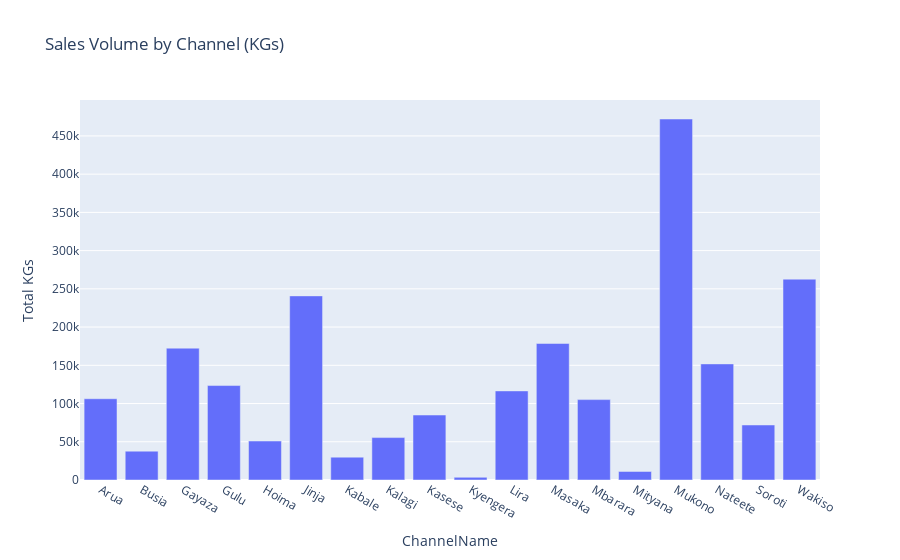
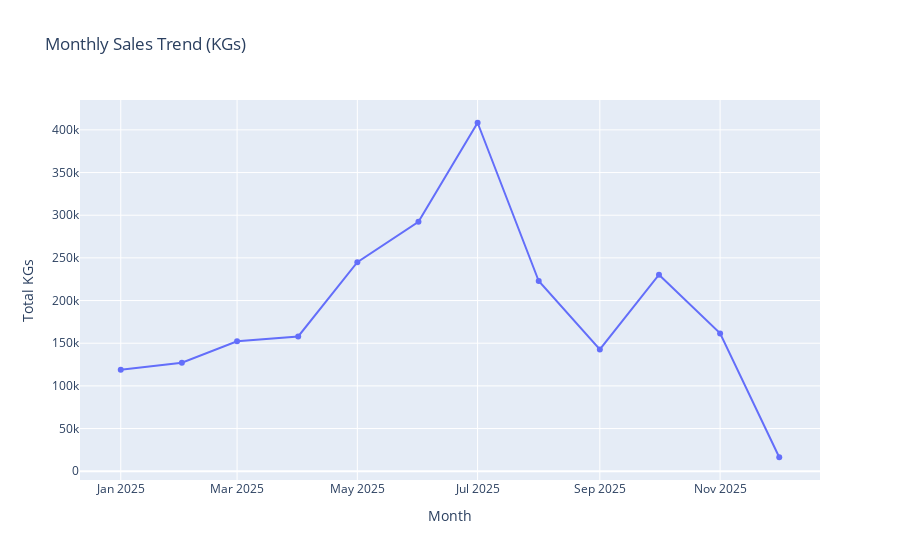
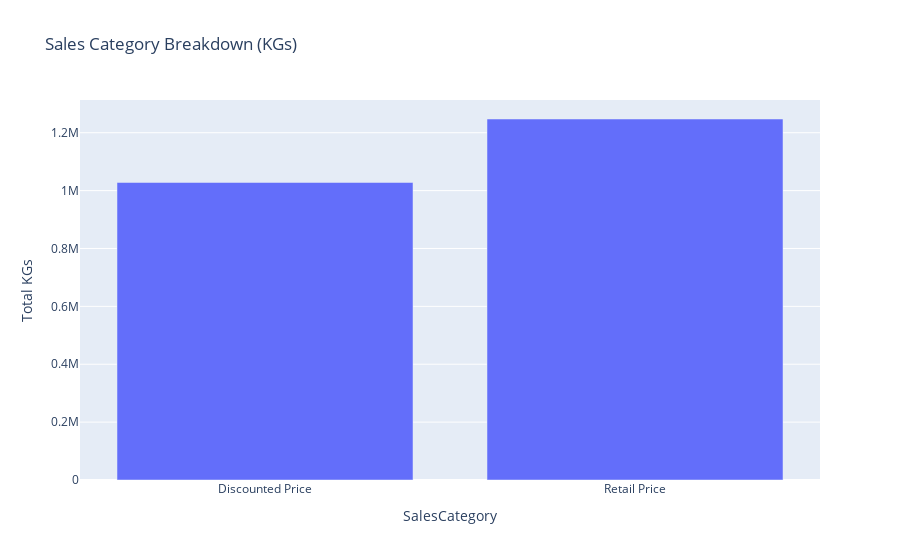
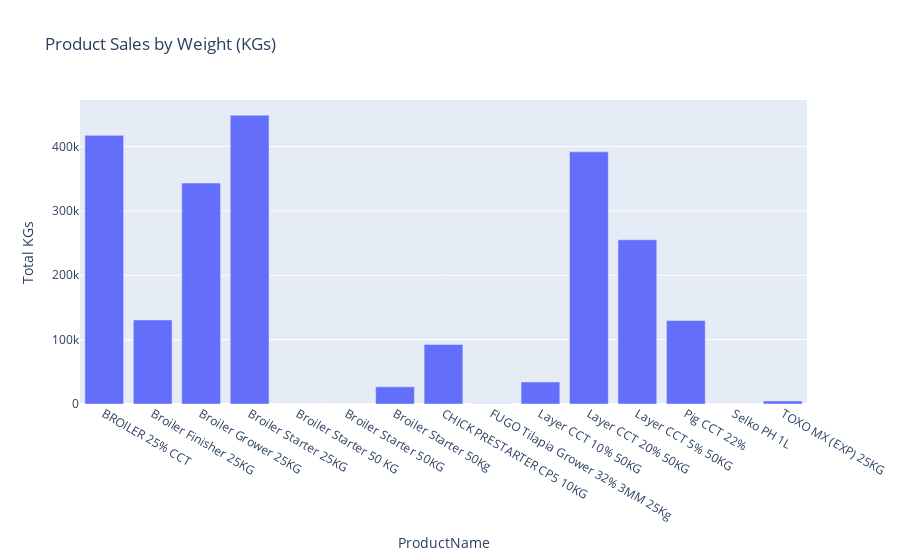

The cell these charts' notebook holds for them, in order:
### Code cell
import plotly.graph_objects as go
import plotly.express as px
from plotly.subplots import make_subplots
import pandas as pd

df = ds.df  

# Ensure Month is string (safe)
df["Month"] = df["Month"].astype(str)

# KPI CALCULATIONS
total_sales = df["NetWeightKGs"].sum()
total_transactions = len(df)


# KPI Cards
from IPython.display import HTML

kpi_html = f"""
<div style="display:flex; gap:20px; margin-bottom:20px">

  <div style="background:#f8f9fa;padding:15px;border-radius:8px;width:220px;
              box-shadow:0 1px 3px rgba(0,0,0,0.1);">
    <div style="font-size:12px;color:#6c757d">Total KGs Sold</div>
    <div style="font-size:22px;font-weight:bold">{total_sales:,.2f}</div>
  </div>

  <div style="background:#f8f9fa;padding:15px;border-radius:8px;width:220px;
              box-shadow:0 1px 3px rgba(0,0,0,0.1);">
    <div style="font-size:12px;color:#6c757d">Total Transactions</div>
    <div style="font-size:22px;font-weight:bold">{total_transactions:,}</div>
  </div>

</div>
"""

display(HTML(kpi_html))

# BAR CHART: Channel vs NetWeightKGs
fig_channel = px.bar(
    df.groupby("ChannelName")["NetWeightKGs"].sum().reset_index(),
    x="ChannelName",
    y="NetWeightKGs",
    title="Sales Volume by Channel (KGs)",
    labels={"NetWeightKGs": "Total KGs"},
)
fig_channel.show()


# LINE CHART: Month vs NetWeightKGs
month_order = sorted(df["Month"].unique())

fig_month = px.line(
    df.groupby("Month")["NetWeightKGs"].sum().reindex(month_order).reset_index(),
    x="Month",
    y="NetWeightKGs",
    title="Monthly Sales Trend (KGs)",
    markers=True,
    labels={"NetWeightKGs": "Total KGs"},
)
fig_month.show()


# BAR CHART: SalesCategory vs NetWeightKGs
fig_salescat = px.bar(
    df.groupby("SalesCategory")["NetWeightKGs"].sum().reset_index(),
    x="SalesCategory",
    y="NetWeightKGs",
    title="Sales Category Breakdown (KGs)",
    labels={"NetWeightKGs": "Total KGs"},
)
fig_salescat.show()

# BAR CHART: ProductName vs NetWeightKGs
fig_product = px.bar(
    df.groupby("ProductName")["NetWeightKGs"].sum().reset_index(),
    x="ProductName",
    y="NetWeightKGs",
    title="Product Sales by Weight (KGs)",
    labels={"NetWeightKGs": "Total KGs"},
)
fig_product.show()

# INTERACTIVE DASHBOARD WITH MONTH FILTER

# Build monthly filtered datasets
unique_months = sorted(df["Month"].unique())

fig_filtered = make_subplots(rows=2, cols=2,
                             subplot_titles=(
                                 "Channel vs KGs",
                                 "Sales Category vs KGs",
                                 "Product vs KGs",
                                 "Monthly Trend"
                             ))

def get_filtered(m):
    return df[df["Month"] == m]

# initial data for the first month
initial = get_filtered(unique_months[0])

# Chart 1: Channel
fig_filtered.add_trace(
    go.Bar(
        x=initial.groupby("ChannelName")["NetWeightKGs"].sum().index,
        y=initial.groupby("ChannelName")["NetWeightKGs"].sum().values,
        name="Channel"
    ),
    row=1, col=1
)

# Chart 2: Sales Category
fig_filtered.add_trace(
    go.Bar(
        x=initial.groupby("SalesCategory")["NetWeightKGs"].sum().index,
        y=initial.groupby("SalesCategory")["NetWeightKGs"].sum().values,
        name="SalesCategory"
    ),
    row=1, col=2
)

# Chart 3: Product
fig_filtered.add_trace(
    go.Bar(
        x=initial.groupby("ProductName")["NetWeightKGs"].sum().index,
        y=initial.groupby("ProductName")["NetWeightKGs"].sum().values,
        name="ProductName"
    ),
    row=2, col=1
)

# Chart 4: Month trend (full df)
fig_filtered.add_trace(
    go.Scatter(
        x=df.groupby("Month")["NetWeightKGs"].sum().index,
        y=df.groupby("Month")["NetWeightKGs"].sum().values,
        mode="lines+markers",
        name="Trend"
    ),
    row=2, col=2
)


# Dropdown menu creation

# For each month, create update menu entry
buttons = []

for m in unique_months:
    dff = get_filtered(m)

    buttons.append(
        dict(
            label=m,
            method="update",
            args=[
                {
                    "x": [
                        dff.groupby("ChannelName")["NetWeightKGs"].sum().index,
                        dff.groupby("SalesCategory")["NetWeightKGs"].sum().index,
                        dff.groupby("ProductName")["NetWeightKGs"].sum().index,
                        df.groupby("Month")["NetWeightKGs"].sum().index
                    ],
                    "y": [
                        dff.groupby("ChannelName")["NetWeightKGs"].sum().values,
                        dff.groupby("SalesCategory")["NetWeightKGs"].sum().values,
                        dff.groupby("ProductName")["NetWeightKGs"].sum().values,
                        df.groupby("Month")["NetWeightKGs"].sum().values
                    ]
                }
            ]
        )
    )

fig_filtered.update_layout(
    title="Interactive Sales Dashboard (Filtered by Month)",
    updatemenus=[dict(
        buttons=buttons,
        direction="down",
        showactive=True,
        x=1.05,
        y=1.15
    )],
    height=900
)

fig_filtered.show()

### Figure 1 — Plotly figure (JSON) as saved in the notebook; plotly's stock layout.template omitted (floating-point values rounded to 4 significant figures)
{"data": [{"alignmentgroup": "True", "hovertemplate": "ChannelName=%{x}<br>Total KGs=%{y}<extra></extra>", "legendgroup": "", "marker": {"color": "#636efa", "pattern": {"shape": ""}}, "name": "", "offsetgroup": "", "orientation": "v", "showlegend": false, "textposition": "auto", "type": "bar", "x": ["Arua", "Busia", "Gayaza", "Gulu", "Hoima", "Jinja", "Kabale", "Kalagi", "Kasese", "Kyengera", "Lira", "Masaka", "Mbarara", "Mityana", "Mukono", "Nateete", "Soroti", "Wakiso"], "xaxis": "x", "y": [106270, 37730, 172425, 123520, 50975, 240796, 29885, 55465, 84980, 3510, 116500.0, 178555, 105122, 11165, 472120, 151835, 71940, 262645], "yaxis": "y"}], "layout": {"barmode": "relative", "legend": {"tracegroupgap": 0}, "title": {"text": "Sales Volume by Channel (KGs)"}, "xaxis": {"anchor": "y", "domain": [0, 1], "title": {"text": "ChannelName"}}, "yaxis": {"anchor": "x", "domain": [0, 1], "title": {"text": "Total KGs"}}}}

### Figure 2 — Plotly figure (JSON) as saved in the notebook; plotly's stock layout.template omitted (floating-point values rounded to 4 significant figures)
{"data": [{"hovertemplate": "Month=%{x}<br>Total KGs=%{y}<extra></extra>", "legendgroup": "", "line": {"color": "#636efa", "dash": "solid"}, "marker": {"symbol": "circle"}, "mode": "lines+markers", "name": "", "orientation": "v", "showlegend": false, "type": "scatter", "x": ["2025-01", "2025-02", "2025-03", "2025-04", "2025-05", "2025-06", "2025-07", "2025-08", "2025-09", "2025-10", "2025-11", "2025-12"], "xaxis": "x", "y": [118900.0, 127115, 152310, 157900.0, 244970, 292245, 408345, 222875, 142660, 230235, 161505, 16360], "yaxis": "y"}], "layout": {"legend": {"tracegroupgap": 0}, "title": {"text": "Monthly Sales Trend (KGs)"}, "xaxis": {"anchor": "y", "domain": [0, 1], "title": {"text": "Month"}}, "yaxis": {"anchor": "x", "domain": [0, 1], "title": {"text": "Total KGs"}}}}

### Figure 3 — Plotly figure (JSON) as saved in the notebook; plotly's stock layout.template omitted (floating-point values rounded to 4 significant figures)
{"data": [{"alignmentgroup": "True", "hovertemplate": "SalesCategory=%{x}<br>Total KGs=%{y}<extra></extra>", "legendgroup": "", "marker": {"color": "#636efa", "pattern": {"shape": ""}}, "name": "", "offsetgroup": "", "orientation": "v", "showlegend": false, "textposition": "auto", "type": "bar", "x": ["Discounted Price", "Retail Price"], "xaxis": "x", "y": [1028045, 1247000.0], "yaxis": "y"}], "layout": {"barmode": "relative", "legend": {"tracegroupgap": 0}, "title": {"text": "Sales Category Breakdown (KGs)"}, "xaxis": {"anchor": "y", "domain": [0, 1], "title": {"text": "SalesCategory"}}, "yaxis": {"anchor": "x", "domain": [0, 1], "title": {"text": "Total KGs"}}}}

### Figure 4 — Plotly figure (JSON) as saved in the notebook; plotly's stock layout.template omitted (floating-point values rounded to 4 significant figures)
{"data": [{"alignmentgroup": "True", "hovertemplate": "ProductName=%{x}<br>Total KGs=%{y}<extra></extra>", "legendgroup": "", "marker": {"color": "#636efa", "pattern": {"shape": ""}}, "name": "", "offsetgroup": "", "orientation": "v", "showlegend": false, "textposition": "auto", "type": "bar", "x": ["BROILER 25% CCT", "Broiler Finisher 25KG", "Broiler Grower 25KG", "Broiler Starter 25KG", "Broiler Starter 50 KG", "Broiler Starter 50KG", "Broiler Starter 50Kg", "CHICK PRESTARTER CP5 10KG", "FUGO Tilapia Grower 32% 3MM 25Kg", "Layer CCT 10% 50KG", "Layer CCT 20% 50KG", "Layer CCT 5% 50KG", "Pig CCT 22%", "Selko PH 1L", "TOXO MX (EXP) 25KG"], "xaxis": "x", "y": [417425, 130650, 343300.0, 448700.0, 0, 150, 26700, 92460, 250, 34300, 391750, 255150, 129750, 13, 4795], "yaxis": "y"}], "layout": {"barmode": "relative", "legend": {"tracegroupgap": 0}, "title": {"text": "Product Sales by Weight (KGs)"}, "xaxis": {"anchor": "y", "domain": [0, 1], "title": {"text": "ProductName"}}, "yaxis": {"anchor": "x", "domain": [0, 1], "title": {"text": "Total KGs"}}}}
